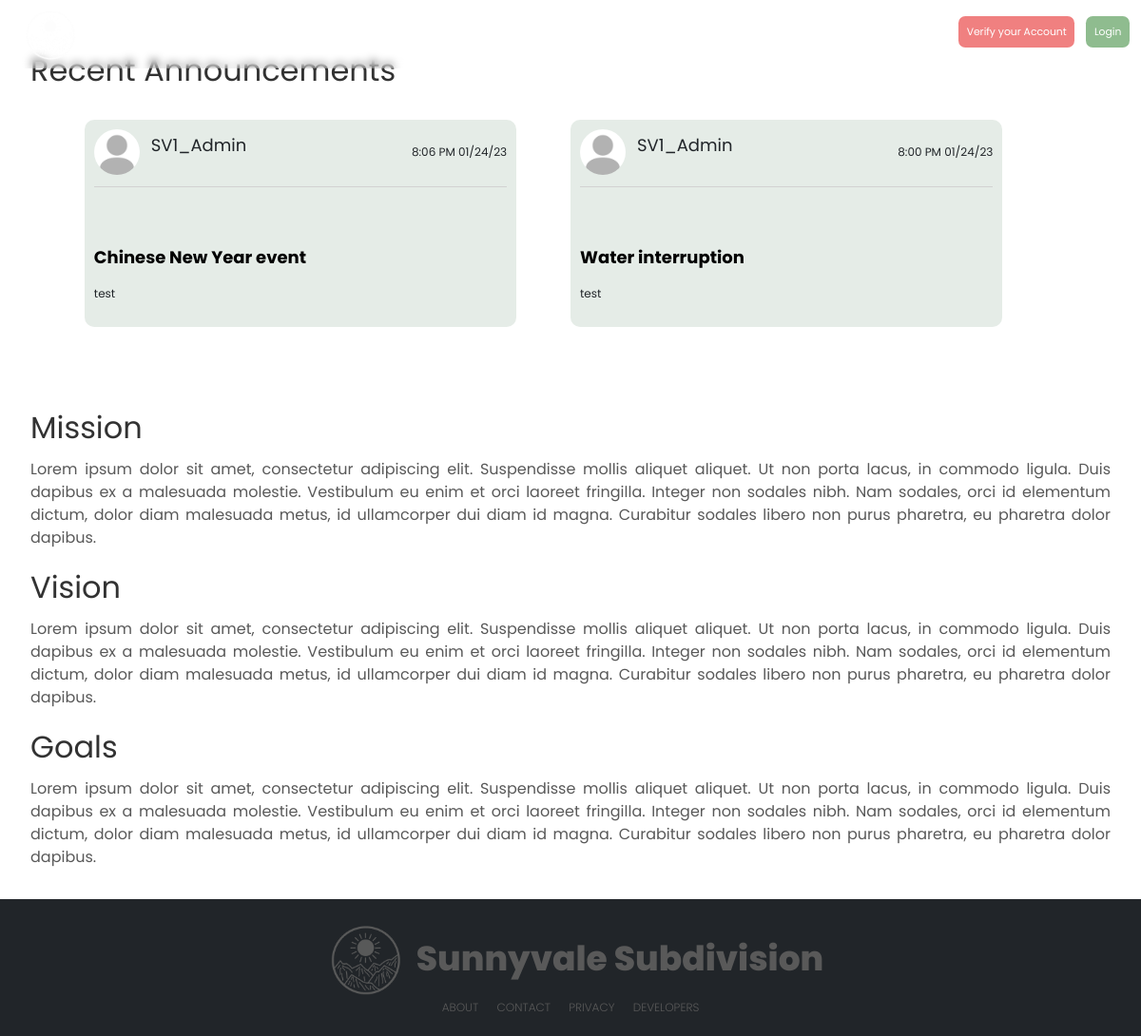
The page / on the database its author committed.
### tables this page shows
CREATE TABLE IF NOT EXISTS `post` (
  `post_id` int(11) NOT NULL AUTO_INCREMENT,
  `user_id` int(11) NOT NULL,
  `full_name` varchar(255) NOT NULL,
  `title` varchar(255) NOT NULL,
  `content` varchar(255) DEFAULT NULL,
  `published_at` datetime NOT NULL,
  `content_image` varchar(255) DEFAULT NULL,
  `officer_post` varchar(10) NOT NULL,
  PRIMARY KEY (`post_id`)
);

CREATE TABLE IF NOT EXISTS `homeowner_profile` (
  `homeowner_id` int(11) NOT NULL AUTO_INCREMENT,
  `last_name` varchar(100) NOT NULL,
  `first_name` varchar(100) NOT NULL,
  `middle_name` varchar(100) DEFAULT NULL,
  `suffix` varchar(100) DEFAULT NULL,
  `sex` varchar(100) NOT NULL,
  `street` varchar(255) NOT NULL,
  `subdivision` varchar(255) NOT NULL,
  `barangay` varchar(50) NOT NULL,
  `business_address` varchar(255) DEFAULT NULL,
  `occupation` varchar(100) DEFAULT NULL,
  `email_address` varchar(100) NOT NULL,
  `birthdate` date DEFAULT NULL,
  `mobile_number` varchar(20) NOT NULL,
  `employer` varchar(100) DEFAULT NULL,
  `display_picture` varchar(255) NOT NULL,
  PRIMARY KEY (`homeowner_id`)
);

### index.php (the view, shortened to what this page needs)
<!DOCTYPE html>
<html lang="en">
<head>
    <link rel="stylesheet" href="https://cdn.jsdelivr.net/npm/bootstrap@4.0.0/dist/css/bootstrap.min.css">
</head>
<body>
    <div class="topbar">
        <?php
        require './marginals/topbarLanding.php';
        $resultOfficer = $con->query("SELECT * FROM post, homeowner_profile WHERE full_name = CONCAT(first_name, ' ', last_name) AND officer_post = 'Yes' ORDER BY post_id DESC") or die($mysqli->error);
        ?>
    </div>
    <div class="landingPage">
        <div class="landingTitle">
            <p>Where dreams come home.</p>
        </div>
    </div>
    <div class="RecentContent">
        <label class="landingTitles">Recent Announcements</label>
        <div class="announcementFlex">
            <?php while ($row = $resultOfficer->fetch_assoc()) : ?>
                <div class="blogPost">
                    <div class="blogProfile">
                        <img class="avatarBlog" <?php
                                                $imageURL = './media/displayPhotos/' . $row['display_picture'];
                                                ?> src="<?= $imageURL ?>" alt="" />
                        <div class="profileText">
                            <p class="profileName"><?php echo $row['full_name']; ?></p>
                            <p class="profileDate">
                                <?php
                                $datetime = strtotime($row['published_at']);
                                echo $phptime = date("g:i A m/d/y", $datetime);
                                ?>
                            </p>
                        </div>
                    </div>
                    <div class="postContent">
                        <p class="blogTitle"><?php echo $row['title']; ?></p>
                        <p class="blogBody">
                            <?php echo $row['content']; ?>
                        </p>
                    </div>
                </div>
            <?php endwhile; ?>
        </div>
    </div>
    <div class="landingIntroduction">
        <label class="landingTitles">Mission</label>
        <p class="landingText">
            Lorem ipsum dolor sit amet, consectetur adipiscing elit. Suspendisse
            mollis aliquet aliquet. Ut non porta lacus, in commodo ligula. Duis
            dapibus ex a malesuada molestie. Vestibulum eu enim et orci laoreet
            fringilla. Integer non sodales nibh. Nam sodales, orci id elementum
            dictum, dolor diam malesuada metus, id ullamcorper dui diam id magna.
            Curabitur sodales libero non purus pharetra, eu pharetra dolor
            dapibus.
        </p>
        <label class="landingTitles">Vision</label>
        <p class="landingText">
            Lorem ipsum dolor sit amet, consectetur adipiscing elit. Suspendisse
            mollis aliquet aliquet. Ut non porta lacus, in commodo ligula. Duis
            dapibus ex a malesuada molestie. Vestibulum eu enim et orci laoreet
            fringilla. Integer non sodales nibh. Nam sodales, orci id elementum
            dictum, dolor diam malesuada metus, id ullamcorper dui diam id magna.
            Curabitur sodales libero non purus pharetra, eu pharetra dolor
            dapibus.
        </p>
        <label class="landingTitles">Goals</label>
        <p class="landingText">
            Lorem ipsum dolor sit amet, consectetur adipiscing elit. Suspendisse
            mollis aliquet aliquet. Ut non porta lacus, in commodo ligula. Duis
            dapibus ex a malesuada molestie. Vestibulum eu enim et orci laoreet
            fringilla. Integer non sodales nibh. Nam sodales, orci id elementum
            dictum, dolor diam malesuada metus, id ullamcorper dui diam id magna.
            Curabitur sodales libero non purus pharetra, eu pharetra dolor
            dapibus.
        </p>
    </div>
    <div>
        <?php
        require './marginals/footer.php';
        ?>
    </div>
</body>
</html>

### marginals/topbarLanding.php (shortened to what this page needs)
<form method='POST'>
  <div class="topLanding">
    <div class="topLeftLanding">
      <img src="img\logoSV.png" alt= />
      <i class="topIconLanding">SUNNYVALE</i>
    </div>
    <div class="topCenterLanding">
      <ul class="topListLanding">
        <li class="topListItemLanding">HOME</li>
        <li class="topListItemLanding" onclick="location.href='./modules/amenitiesGuest.php'">AMENITIES</li>
        <button class="registerButtonLanding" name="registerButtonLanding" id="registerButtonLanding">
          Verify your Account
        </button>
        <button class="loginButtonLanding" name="loginButtonLanding" id="loginButtonLanding">
          Login
        </button>
      </ul>
    </div>
  </div>
</form>

### marginals/footer.php (shortened to what this page needs)
<!DOCTYPE html>
<html lang="en">
<head>
</head>
<body>
  <div class='footer'>
    <div class="footerCenter">
      <img src=".\img\logoSVgray.png" alt="" />
      <i class="footerListTitle">Sunnyvale Subdivision</i>
    </div>
    <ul class="footerList">
      <li class="footerListItem">ABOUT</li>
      <li class="footerListItem">CONTACT</li>
      <li class="footerListItem">PRIVACY</li>
      <li class="footerListItem">DEVELOPERS</li>
    </ul>
  </div>
</body>
</html>

### index.php (style rules this page uses)
* { margin: 0; font-family: 'Poppins', sans-serif; }
.topbar { top: 0; position: sticky; }
html { scroll-behavior: smooth; }
.landingPage { max-width: 100%; margin-top: -6vw; top: 0; position: relative; text-align: center; color: white; z-index: -1; margin-bottom: -0.5vw; }
.landingTitle { font-size: 10vw; position: absolute; top: 40%; left: 50%; justify-content: center; align-items: center; transform: translate(-50%, -50%); font-family: "Poppins", sans-serif; font-weight: 800; }
.landingTitle p { font-size: 1.1vw; }
.RecentContent { margin: 2em 2em; display: flex; flex-direction: column; }
.landingIntroduction { margin: 2em 2em; }
.landingTitles { font-size: 2em; color: rgb(50, 50, 50); }
.landingText { color: rgb(89, 89, 89); font-size: 1em; text-align: justify; }
.blogPost { align-items: center; justify-content: center; width: 40%; margin-left: 5%; margin-top: 20px; margin-bottom: 50px; padding: 10px; border-radius: 10px; background-color: rgba(170, 192, 175, 0.3); font-family: "Poppins", sans-serif; }
.avatarBlog { width: 4vw; height: 4vw; border-radius: 50%; object-fit: cover; cursor: pointer; }
.blogProfile { width: 100%; display: flex; margin-bottom: 2vw; padding-bottom: 1vw; border-style: solid; border-top: 0px; border-left: 0px; border-right: 0px; border-bottom: 1px solid rgb(210, 210, 210); }
.profileText { display: flex; flex-direction: row; width: 100%; justify-content: space-between; align-items: center; }
.profileName { color: var(--text); margin-left: 1vw; text-align: left; font-size: 1.5vw; }
.profileDate { color: var(--text); margin: 0; text-align: right; font-size: 1vw; }
.blogTitle { color: black; font-weight: bold; font-family: "Poppins", sans-serif; margin-top: 1vw; font-size: 1.5vw; }
.blogBody { font-size: clamp(1vw, 10px, 5px); margin-top: 0; text-align: justify; }
.announcementFlex { display: flex; flex-wrap: wrap; }

### marginals/topbarLanding.php (style rules this page uses)
.topLanding { margin-bottom: 0; padding: 0; width: 100%; height: 6vw; background-color: rgba(255, 253, 245, 0); position: sticky; top: 0; display: flex; align-items: center; font-family: "Poppins", sans-serif; z-index: 999; backdrop-filter: blur(5px); }
.topLeftLanding { flex: 3; display: flex; align-items: center; justify-content: flex-start; margin-left: 2vw; }
.topLeftLanding img { max-height: 5vw; }
.topIconLanding { font-size: 2.5vw; margin-right: 10px; color: white; font-family: "Poppins", sans-serif; font-style: normal; cursor: pointer; }
.topLeftLanding { color: white; flex: 1; display: flex; align-items: center; justify-content: flex-start; }
.topListLanding { display: inline-flex; justify-content: flex-end; margin: 0; padding: 0; list-style: none; color: rgb(89, 89, 89); }
.topListItemLanding { color: white; padding: 0.8vw; margin-right: 0.2vw; font-size: 1vw; font-weight: 300; cursor: pointer; }
.registerButtonLanding { font-size: 0.9vw; cursor: pointer; height: 3em; background-color: lightcoral; border: none; color: white; border-radius: 0.6vw; padding: 0.8em; margin-right: 1vw; }
.loginButtonLanding { font-size: 0.9vw; cursor: pointer; height: 3em; background-color: darkseagreen; border: none; color: white; border-radius: 0.6vw; padding: 0.8em; margin-right: 1vw; }
.topCenterLanding { display: flex; max-height: 4.5vw; }

### marginals/footer.php (style rules this page uses)
.footer { width: 100%; height: 12vmax; background-color: rgb(33, 37, 41); top: 0; margin-top: 0; display: flex; flex-direction: column; align-items: center; justify-content: center; font-family: "Poppins", sans-serif; z-index: 999; }
.footerCenter { display: inline-flex; align-items: center; justify-content: center; }
.footerCenter img { display: flex; justify-content: center; align-self: center; margin: 10px; padding: 0; max-width: 7vw; }
.footerList { display: flex; justify-content: center; align-content: center; margin: 0; padding: 0; list-style: none; color: rgb(89, 89, 89); }
.footerListTitle { display: flex; justify-content: center; align-self: center; font-size: 3vw; margin: 0; padding: 0; list-style: none; font-family: 'Poppins', sans-serif; font-style: normal; font-weight: 800; color: rgb(89, 89, 89); }
.footerListItem { margin: 0.8vw; margin-top: -0.8vw; font-size: 1vw; font-weight: 300; cursor: pointer; }

### rows shown on the page
post: homeowner_profile.display_picture (placeholder picture), full_name "SV1_Admin", published_at "8:06 PM 01/24/23", title "Chinese New Year event", content "test"
post: homeowner_profile.display_picture (placeholder picture), full_name "SV1_Admin", published_at "8:00 PM 01/24/23", title "Water interruption", content "test"
